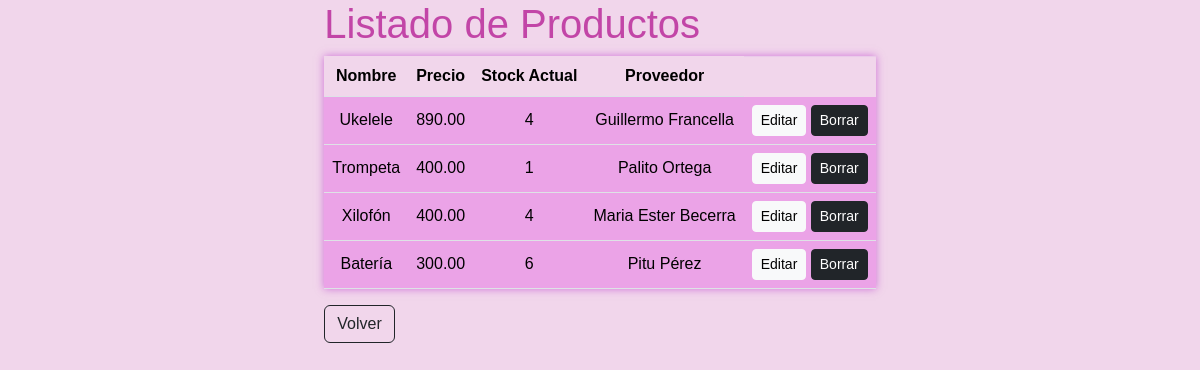
/productos/, run on the app's committed database.
### compra/models.py (models this page shows, shortened)
class Producto(models.Model):
    nombre = models.CharField(max_length=100)
    precio = models.DecimalField(max_digits=8, decimal_places=2)
    stock_actual = models.IntegerField()
    proveedor = models.ForeignKey(Proveedor, on_delete=models.CASCADE)

class Proveedor(models.Model):
    nombre = models.CharField(max_length=100)
    apellido = models.CharField(max_length=100)
    dni = models.IntegerField()

### compra/views.py (the view)
# urls.py: path('productos/', views.listar_productos, name='listar_productos'),
def listar_productos(request):
    productos = Producto.objects.all()
    return render(request, 'listar_productos.html', {'productos': productos})

### compra/templates/listar_productos.html (shortened to what this page needs)
{% extends "index.html" %}
{% block content %}
<div class="container">
    <h1>Listado de Productos</h1>
    <table class="table">
        <thead>
            <tr>
                <th>Nombre</th>
                <th>Precio</th>
                <th>Stock Actual</th>
                <th>Proveedor</th>
            </tr>
        </thead>
        <tbody>
            {% for producto in productos %}
            <tr>
                <td>{{ producto.nombre }}</td>
                <td>{{ producto.precio }}</td>
                <td>{{ producto.stock_actual }}</td>
                <td>{{ producto.proveedor.nombre }} {{ producto.proveedor.apellido }}</td>
                <td>
                    <a href="{% url 'editar_producto' producto.pk %}" class="btn btn-light btn-sm">Editar</a>
                    <a href="{% url 'borrar_producto' producto.pk %}" class="btn btn-dark btn-sm">Borrar</a>
                </td>
            </tr>
            {% endfor %}
        </tbody>
    </table>
    <a class="btn btn-outline-dark" href="{% url 'index'  %}">Volver</a>
</div>
{% endblock %}

### compra/templates/index.html (shortened to what this page needs)
{% load static %}
<!DOCTYPE html>
<html lang="es">
<head>
    <link href="https://cdn.jsdelivr.net/npm/bootstrap@5.3.3/dist/css/bootstrap.min.css" rel="stylesheet">
    <link href="https://cdn.jsdelivr.net/npm/bootstrap-icons/font/bootstrap-icons.css" rel="stylesheet">
    <link rel="stylesheet" href="https://cdnjs.cloudflare.com/ajax/libs/font-awesome/5.15.3/css/all.min.css">
    <link rel="stylesheet" type="text/css" href="{% static 'css/style.css' %}">
    {% block content %}{% endblock %}
</body>
</html>

### StockControl/static/css/style.css (style rules this page uses)
.table { box-shadow: 0 1px 1px rgba(142, 41, 224, 0.075)inset, 0 0 8px rgba(184, 46, 202, 0.6); }
.table th { text-align: center; background-color: rgb(241, 214, 235); }
.table td { text-align: center; vertical-align: middle; background-color: #eba3e7; }
body, html { background-color: rgb(241, 214, 235); display: flex; justify-content: center; align-items: center; }
h1 { color: #c245a7; }

### data on the page
Producto: nombre "Ukelele", precio "890.00", stock_actual "4", proveedor.nombre "Guillermo", proveedor.apellido "Francella"
Producto: nombre "Trompeta", precio "400.00", stock_actual "1", proveedor.nombre "Palito", proveedor.apellido "Ortega"
Producto: nombre "Xilofón", precio "400.00", stock_actual "4", proveedor.nombre "Maria Ester", proveedor.apellido "Becerra"
Producto: nombre "Batería", precio "300.00", stock_actual "6", proveedor.nombre "Pitu", proveedor.apellido "Pérez"
